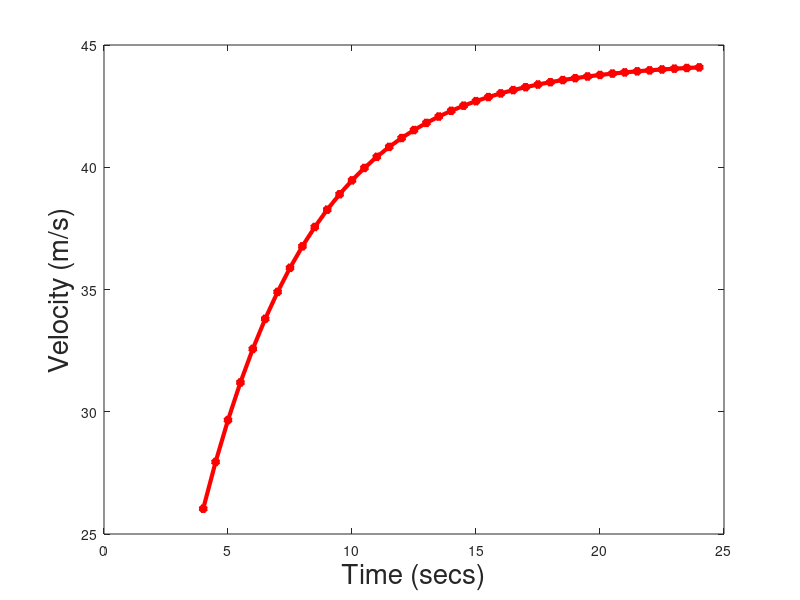
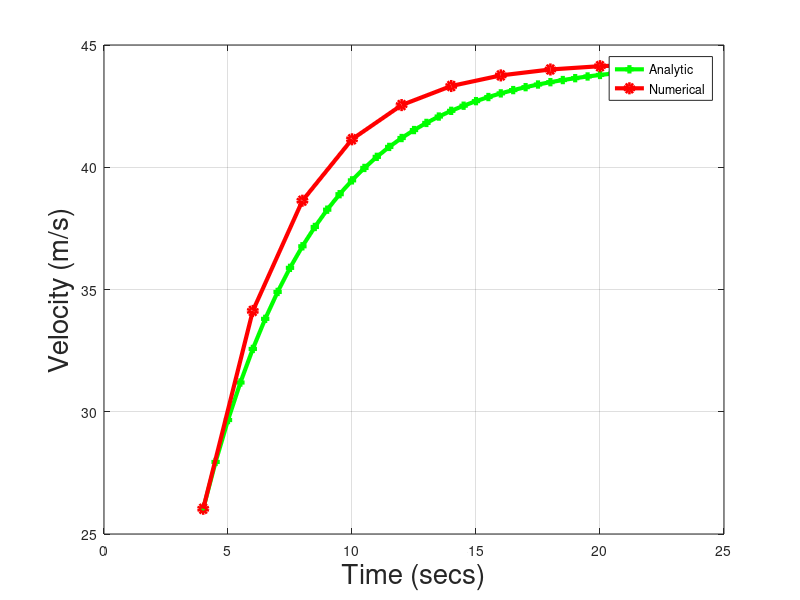

Here is the MATLAB script that generated these plots, in order:
% close all
% clear all
% You normally need these two lines, but in Matlab grader they break the reference solution

% Setting parameters
m = 70;    % mass of parachutist [kg]
g = 9.81;  % gravitational constant [m/s]
c = 15.5;  % drag coefficient [Ns/m]

% Create the vector (array, list) of time values 
delta_t = 0.5; % you have to change this
t = 4 : delta_t : 24; % set your time vector here with a step of delta_t

% Task 1: Calculate the analytic velocity at each time stamp
analytic_velocity = ((m * g) / c) * (1 - exp(-1*c*t/m)); 

% The analytic results are plotted here
figure(1);
plot(t, analytic_velocity, 'r-*', 'linewidth', 3);
xlabel('Time (secs)', 'fontsize', 20);
ylabel('Velocity (m/s)', 'fontsize', 20);

% Task 2: Now use Euler's solution to do the same thing numerically
% First set the time step (h) for the solution
h = 2.0;
% and now the time vector for plotting the euler's solution
t_euler = (4 : h : 24); % you have to change this
% Then set up N (the number of time values at which you wish to calculate the solution)
N = length(t_euler);
% Set a constant for convenience
drag_const = c / m; 
% Now initialise the numerical solution itself
numerical_solution = zeros(1, N);
% Set up the initial condition in the solution
% At t = 4, the velocity is assumed to be the same as the analytic_velocity at that time
numerical_solution(1) = analytic_velocity(1);  %hence change this to the right intial velocity

% Now calculate the numerical_solution at each timestamp k
% You can use either a for-loop or a while-loop but a for-loop makes more sense here
% Insert your code here
for i = 1 : N - 1
    slope = g - drag_const * numerical_solution(i);
    numerical_solution(i+1) = numerical_solution(i) + h*slope;
end

% Task 3: Now plot the two solutions on the same plot
figure(2);
handle = plot(t, analytic_velocity, 'g+-', t_euler, numerical_solution, 'ro-');
grid on;
% Now sort out linewidths and label your axes here .. you'll have to change this
set(handle,'linewidth', 3.0);
xlabel('Time (secs)', 'fontsize', 20);
ylabel('Velocity (m/s)', 'fontsize', 20);
legend('Analytic', 'Numerical');
% And don't forget the legend! Use ">>help legend" in Matlab to see how to use it.

% Task 4: Calculate the mean abs difference between t = 4 and 14 secs inclusive
% you need to calculate the differences at the timestamps in t_euler between that interval
% as an example, if you want to calculate the mean absolute error between two vectors v1 and v2 of the same length
% e = abs(v1 - v2) gives you the error and mean(abs(e)) generates the mean abs error.
% Insert your calculation here
expected = analytic_velocity(1 : 4 : 24);
actual = numerical_solution(1 : 6);
modelling_error = mean(abs(expected - actual)); % you have to change this 
fprintf(' The MAE over t = 4:24 secs is %f\n', modelling_error);
